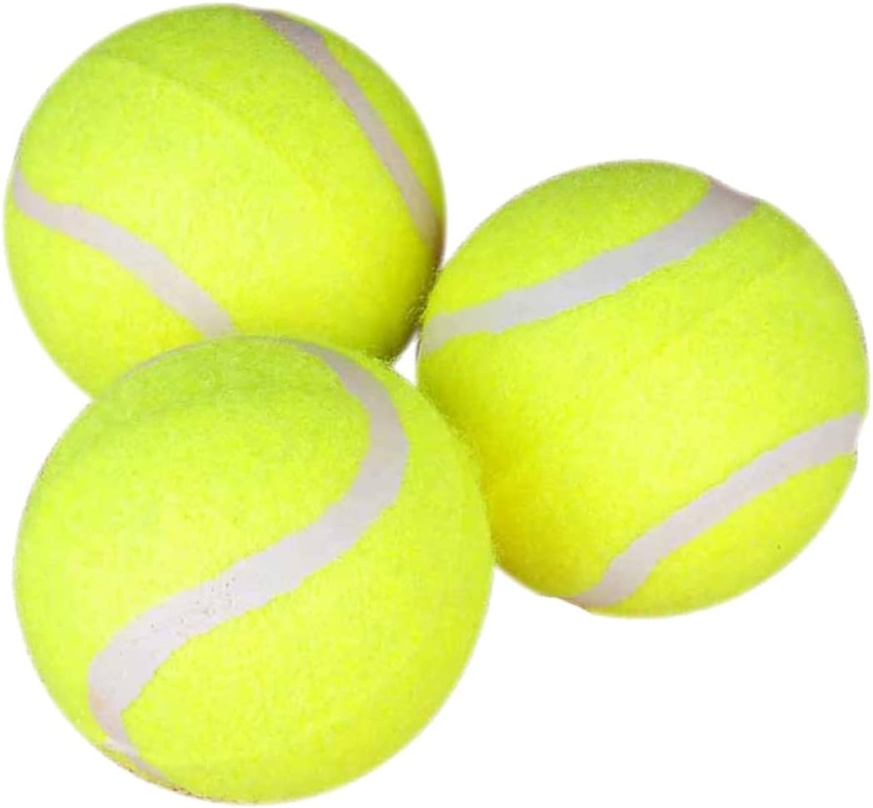
#> input picture connectedtennis.jpg, 873 x 808 px, shrunk from 1046 x 969 before the run
$ jupyter execute imagesgmentation.ipynb
#> lines starting #> are read from the running program, lines starting #| are printed output that depends on the picture; after the words box and inside, x2 and y2 are one past the last pixel; in counts of white or black regions, pixels touching at a corner belong together
[cell 1]
import numpy as np
import cv2 as cv
from matplotlib import pyplot as plt

[cell 2]
img = cv.imread('connectedtennis.jpg')
#> img is the input picture: shape (808, 873, 3); mean B, G, R 144.5, 242, 230.1
gray = cv.cvtColor(img,cv.COLOR_BGR2GRAY)
ret, thresh = cv.threshold(gray,0,255,cv.THRESH_BINARY_INV+cv.THRESH_OTSU)
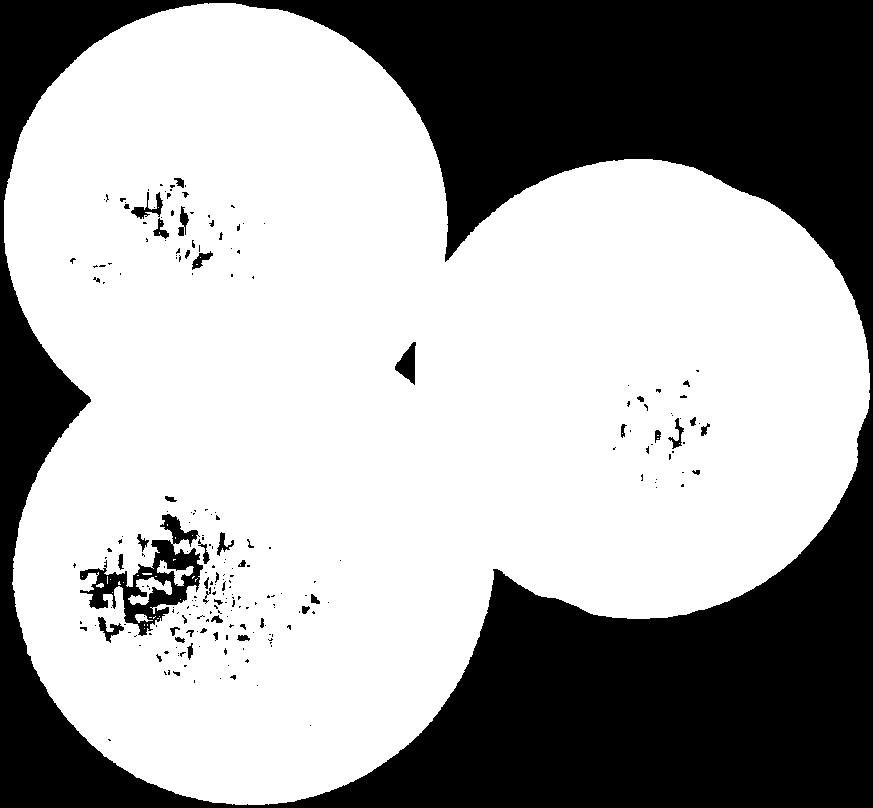
#> thresh: shape (808, 873); 65.1% white; 232 black regions (183 under 20 px), largest, box (x1, y1, x2, y2) and area: (0, 0, 873, 808) 237467, (80, 514, 203, 636) 4538, (395, 342, 416, 385) 486
#> ret = 233

plt.imshow(thresh)

[cell 3]
# noise removal
kernel = np.ones((3,3),np.uint8)
opening = cv.morphologyEx(thresh,cv.MORPH_OPEN,kernel, iterations = 2)
#> opening: shape (808, 873); 64.9% white; 128 black regions (86 under 20 px), largest, box (x1, y1, x2, y2) and area: (0, 0, 873, 808) 237496, (80, 511, 234, 643) 6381, (120, 189, 169, 241) 568

# sure background area
sure_bg = cv.dilate(opening,kernel,iterations=3)
#> sure_bg: shape (808, 873); 67.6% white; 19 black regions (6 under 20 px), largest, box (x1, y1, x2, y2) and area: (268, 403, 873, 808) 97146, (239, 0, 873, 370) 93570, (0, 0, 232, 808) 35339

# Finding sure foreground area
dist_transform = cv.distanceTransform(opening,cv.DIST_L2,5)
ret, sure_fg = cv.threshold(dist_transform,0.7*dist_transform.max(),255,0)
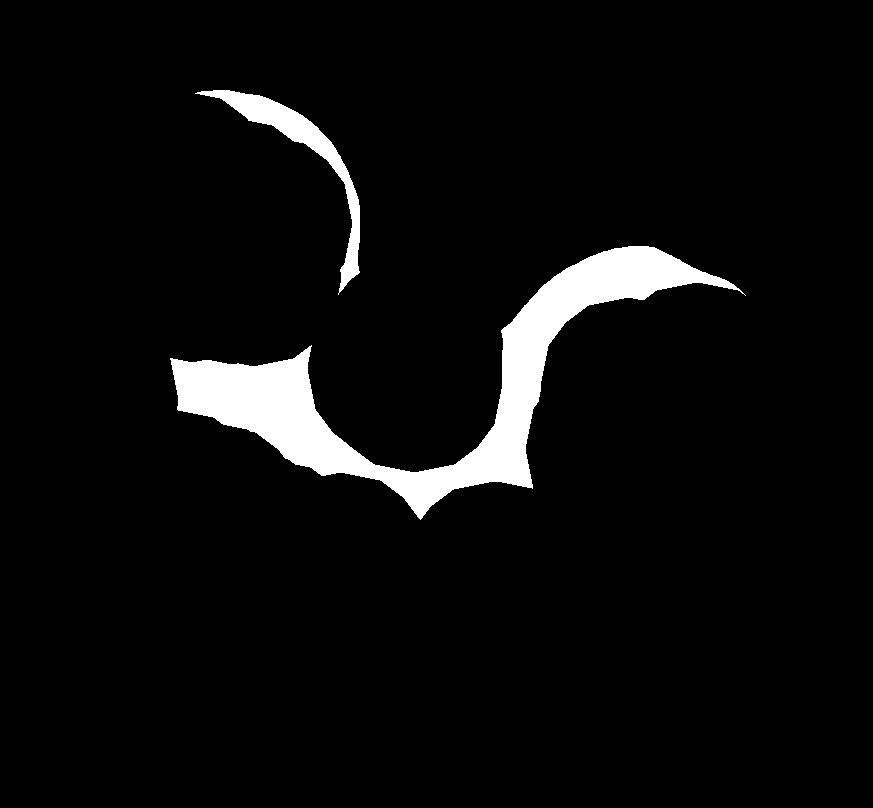
#> sure_fg: shape (808, 873) float32; 4.9% white; 2 white regions, box (x1, y1, x2, y2) and area: (170, 246, 746, 520) 30435, (195, 90, 360, 295) 4393
#> ret = 87.81

# Finding unknown region
sure_fg = np.uint8(sure_fg)
unknown = cv.subtract(sure_bg,sure_fg)

[cell 4]
# Marker labelling
ret, markers = cv.connectedComponents(sure_fg)
#> markers: shape (808, 873) int32; 3 distinct labels, from 0 to 2
#> ret = 3

# Add one to all labels so that sure background is not 0, but 1
markers = markers+1
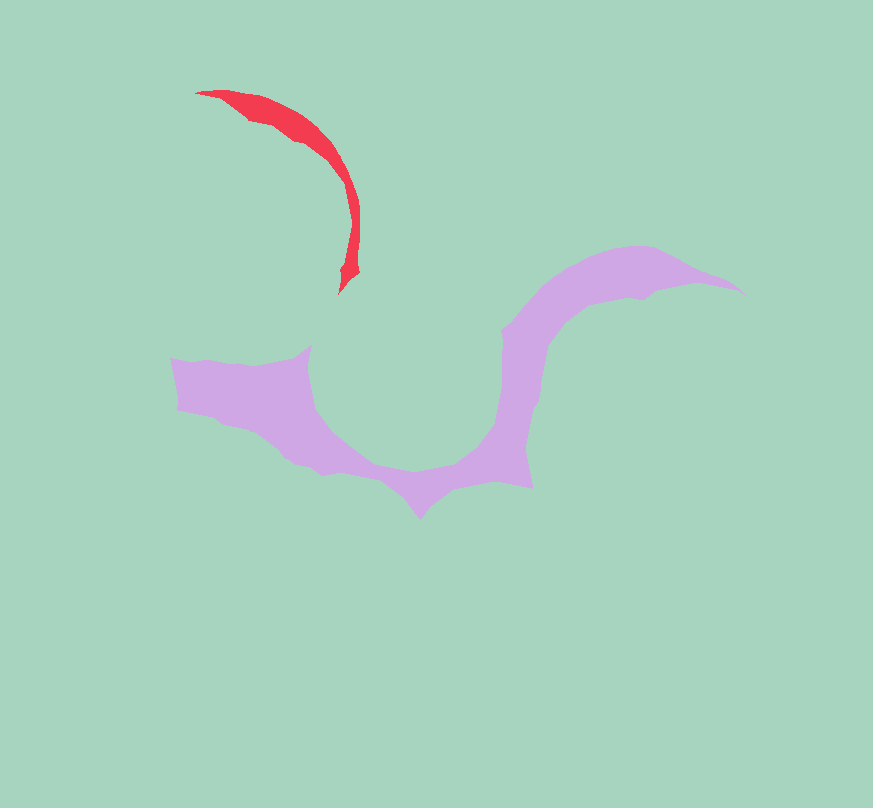
#> markers: shape (808, 873) int32; 3 distinct labels, from 1 to 3; one colour per label, 0 black

# Now, mark the region of unknown with zero
markers[unknown==255] = 0
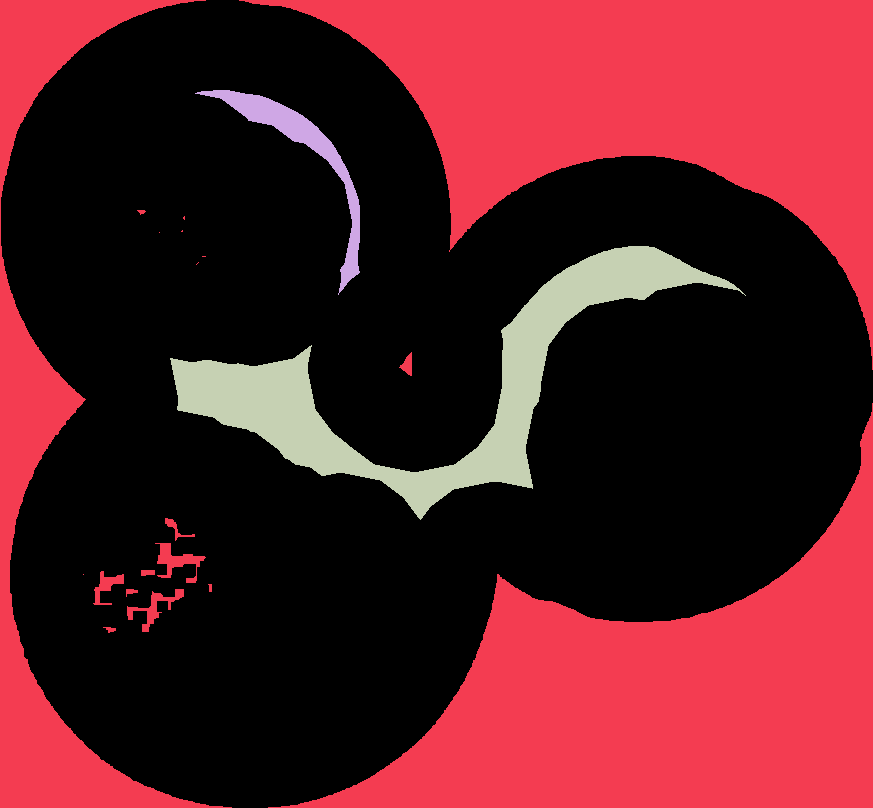
#> markers: shape (808, 873) int32; 4 distinct labels, from 0 to 3; one colour per label, 0 black

[cell 5]
markers = cv.watershed(img,markers)
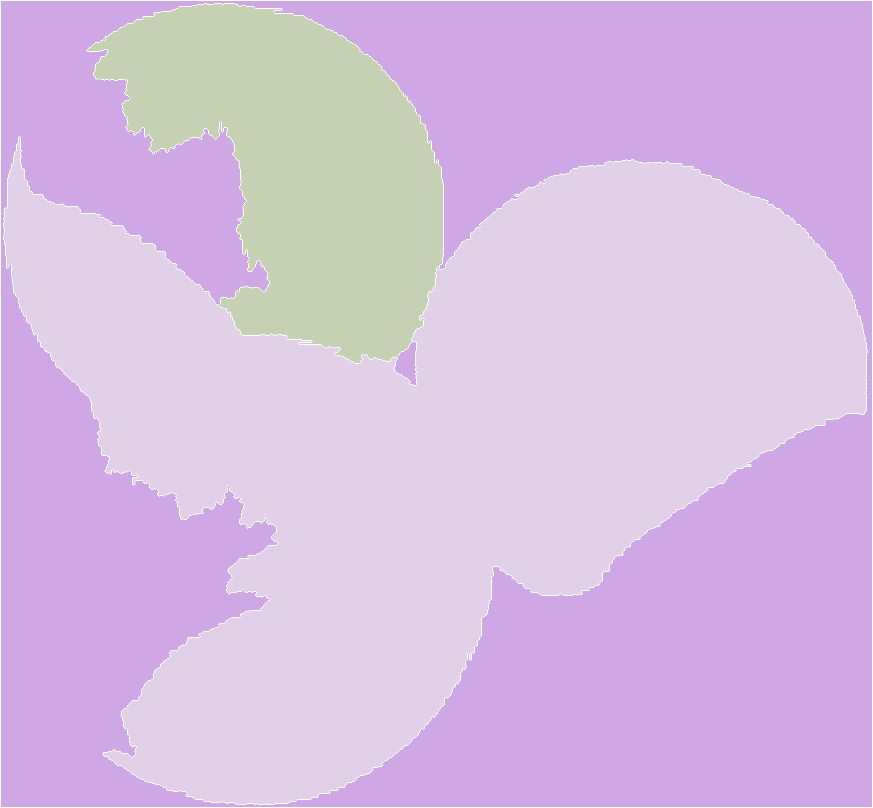
#> markers: shape (808, 873) int32; 4 distinct labels, from -1 to 3; one colour per label, 0 black, -1 white
img[markers == -1] = [255,0,0]
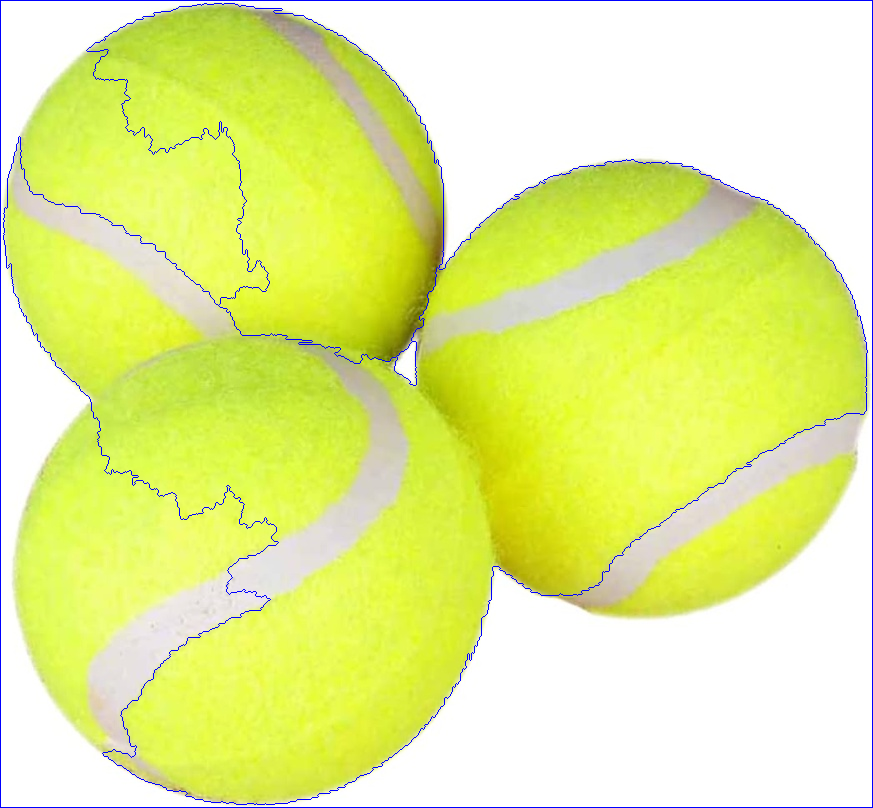
#> img: shape (808, 873, 3); 1.12% of pixels changed, all inside (x1, y1, x2, y2) = (0, 0, 873, 808)

[cell 6]
plt.figure(figsize=(12, 10))

plt.subplot(2, 3, 1)
plt.imshow(opening, 'gray', vmin=0, vmax=255)
plt.title('Opening'), plt.xticks([]), plt.yticks([])

plt.subplot(2, 3, 2)
plt.imshow(sure_bg, 'gray', vmin=0, vmax=255)
plt.title('Sure Background'), plt.xticks([]), plt.yticks([])

plt.subplot(2, 3, 3)
plt.imshow(dist_transform, 'gray')
plt.title('Distance Transform'), plt.xticks([]), plt.yticks([])

plt.subplot(2, 3, 4)
plt.imshow(sure_fg, 'gray', vmin=0, vmax=255)
plt.title('Sure Foreground'), plt.xticks([]), plt.yticks([])

plt.subplot(2, 3, 5)
plt.imshow(unknown, 'gray', vmin=0, vmax=255)
plt.title('Unknown Region'), plt.xticks([]), plt.yticks([])

plt.subplot(2, 3, 6)
plt.imshow(markers, cmap='plasma')
plt.title('Markers'), plt.xticks([]), plt.yticks([])
